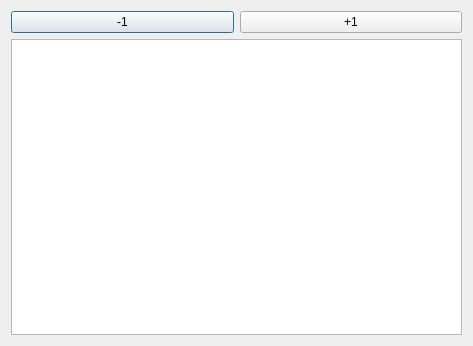
<?xml version="1.0" encoding="UTF-8"?>
<ui version="4.0">
 <class>Dialog</class>
 <widget class="QDialog" name="Dialog">
  <property name="geometry">
   <rect>
    <x>0</x>
    <y>0</y>
    <width>473</width>
    <height>346</height>
   </rect>
  </property>
  <property name="windowTitle">
   <string>Dialog</string>
  </property>
  <layout class="QVBoxLayout" name="verticalLayout">
   <item>
    <layout class="QHBoxLayout" name="horizontalLayout">
     <item>
      <widget class="QPushButton" name="pushButton">
       <property name="text">
        <string>-1</string>
       </property>
      </widget>
     </item>
     <item>
      <widget class="QPushButton" name="pushButton_2">
       <property name="text">
        <string>+1</string>
       </property>
      </widget>
     </item>
    </layout>
   </item>
   <item>
    <widget class="QGraphicsView" name="graphicsView"/>
   </item>
  </layout>
 </widget>
 <layoutdefault spacing="6" margin="11"/>
 <resources/>
 <connections/>
</ui>
